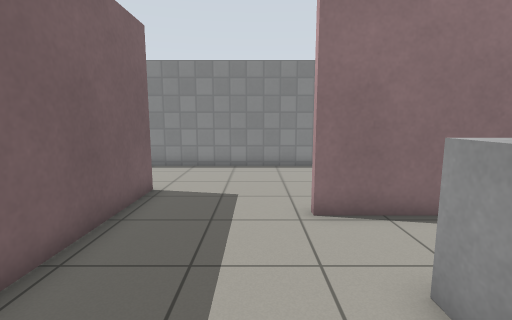
[1] (above)

12 first-person views from a walk through a robot-simulator world made for Gazebo. The camera is 1.1 m above the floor, tilts 8° down and sees 85° across. The floor is counted in squares, 0.5 m on a side. Each view is taken from the middle of a square. On the plan, view 1 faces up. The plan holds only what a view shows up to about 17 squares ahead; the rest is blank. Robots are left out. Gazebo's built-in surfaces are drawn with simple patterns.

[2]
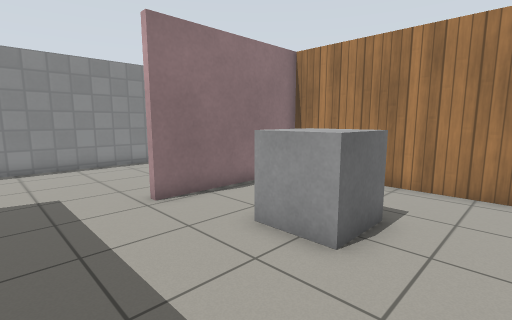

[3]
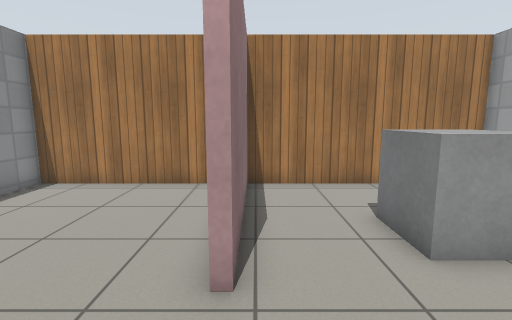

[4]
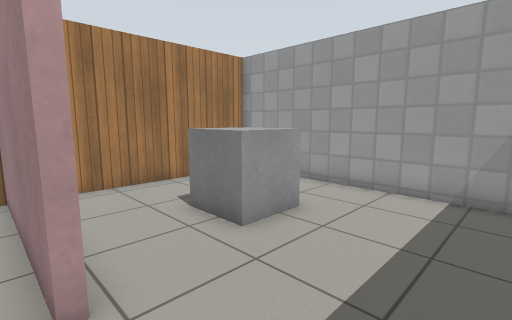

[5]
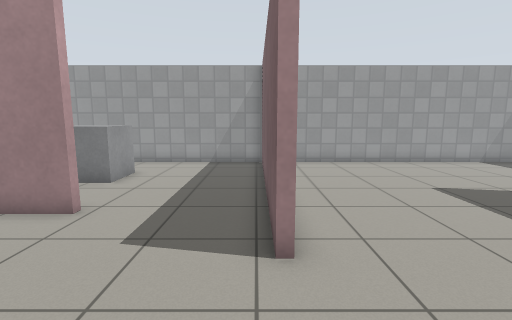

[6]
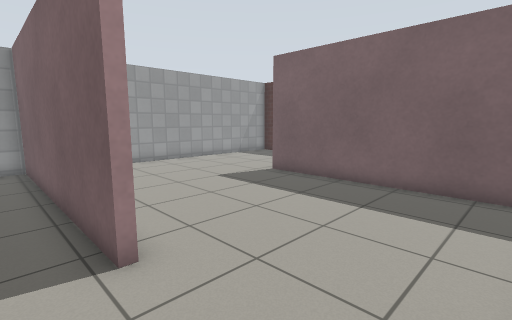

[7]
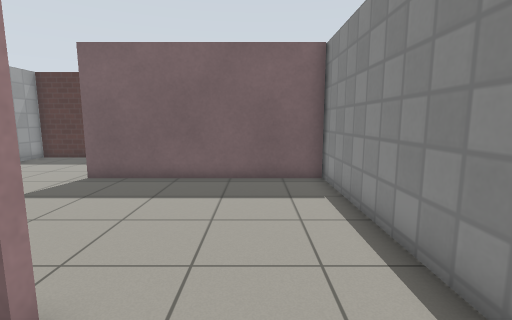

[8]
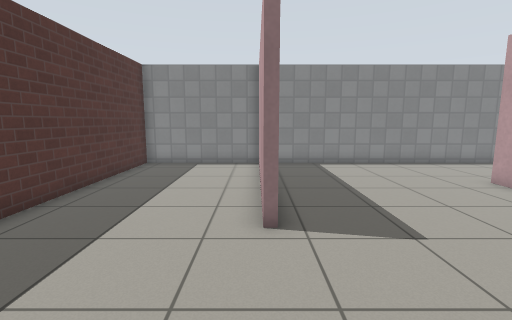

[9]
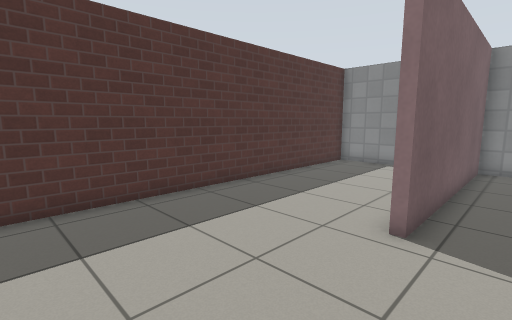

[10]
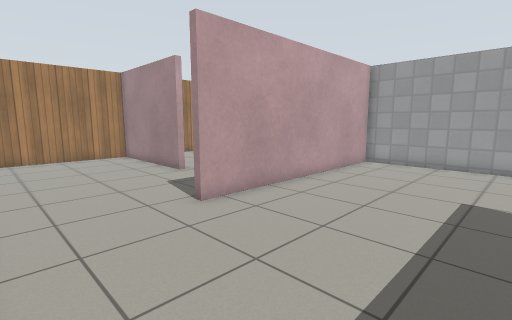

[11]
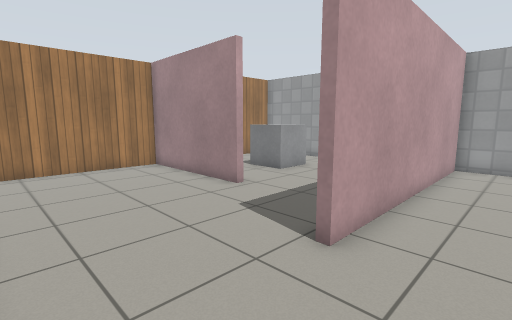

[12]
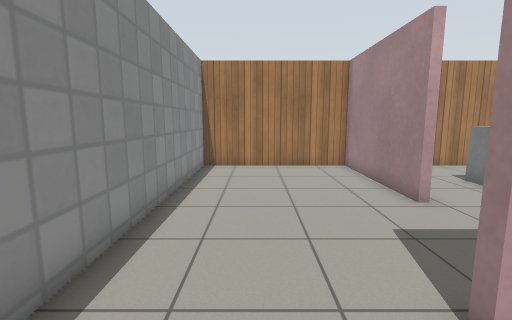

### Floor plan
Points are (right, up) in squares from view 1. A wall is a line through its corners. A room is listed if a view was taken in it or the views show most of it. See-through windows are left out.
Room 1 (views 1, 2, 3)
walls: (-3.3, 6.4) (-3.3, -1.8) (7.6, -1.8) (7.6, 6.3) (1.3, 6.3)
ways out: opening at (-0.5, 6) to room 2
objects: grey box (2, 1) to (4, 3)
Room 2 (views 4, 6, 7)
walls: (1.3, 6.6) (7.6, 6.6) (7.6, 13.6) (-2.6, 13.6); (-3.3, 8.9) (-3.3, 6.4)
ways out: opening at (-0.5, 6) to room 1; opening at (-3, 11) to room 3
Room 3 (views 5, 8, 9, 10, 11, 12)
walls: (-11.8, 4.6) (-11.8, 9.4); (-11.8, 12) (-11.8, 12.6); (-11.6, 13.6) (-11.6, 4.5); (-2.6, 13.6) (-17.7, 13.6) (-17.7, -1.8) (-3.6, -1.8) (-3.6, 8.9)
ways out: opening at (-3, 11) to room 2

Positions as (right, up) in squares from view 1, and headings:
1: (0, 0), facing up
2: (-2, -1), facing up-right
3: (-2, 6), facing right
4: (-2, 7), facing down-right
5: (-3, 13), facing down
6: (-2, 13), facing down-left
7: (-1, 11), facing left
8: (-12, -1), facing up
9: (-10, -1), facing up-left
10: (-10, 13), facing down-right
11: (-6, 13), facing down-right
12: (-6, 11), facing right
